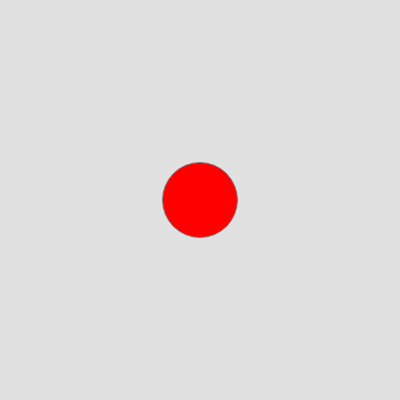
Frame 1 (no input)
Frame 60 (no input): identical to frame 1, image omitted
Frame 120 (the mouse pressed at the canvas centre since frame 60): identical to frame 1, image omitted

The p5.js sketch that drew this single still picture (run headless with seeded random() and noise() and a simulated clock; from frame 60 on, the mouse is pressed at the canvas centre):

// p5.js sketch
// ── sketch.js
var circX = 200;
var circY = 200;
var circStroke = 125;
var circR = 255;
var circG = 0;
var circB = 0;
var circSize = 75;
var recX = 100;
var recY = 300;
var recStroke = 35;
var recCol = 0;
var recSize = 75;
var canvBG = 225;
var speed = 2;
//var alp = 125;
function setup() {
  createCanvas(400,400);
}

function draw() {
  background(canvBG);
  stroke(circStroke);
  fill(circR,circG,circB);
  stroke(circStroke);
  ellipse(circX, circY,circSize)
}
